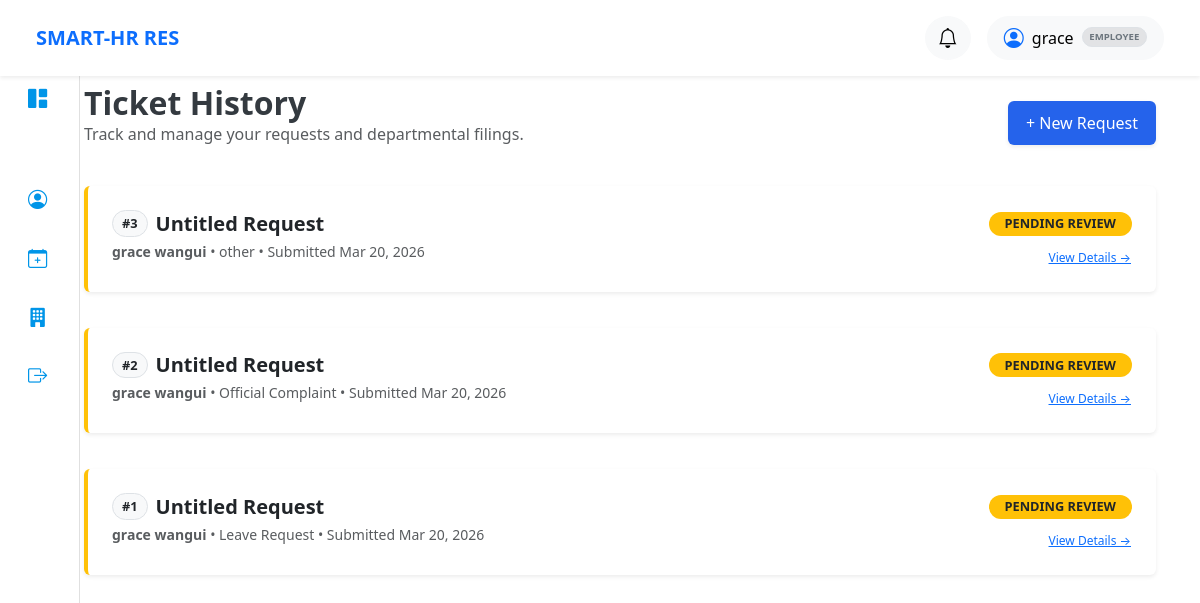
Before: /tickets/ (signed in) with the older database file.
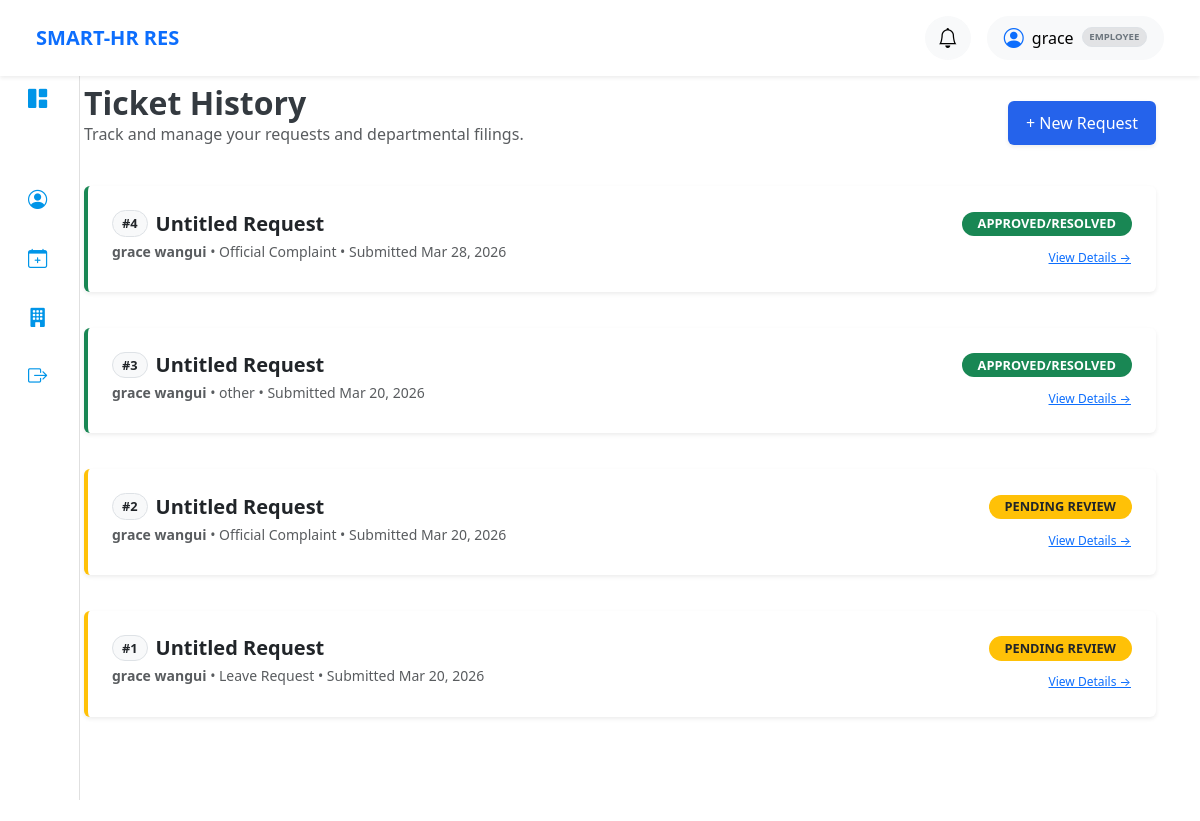
After: the same page with the newer database file.
### core/models.py (models this page shows, shortened)
class Ticket(models.Model):
    employee = models.ForeignKey(Employee, on_delete=models.CASCADE, related_name='tickets')
    category = models.CharField(max_length=20, choices=TICKET_TYPES, default='leave')
    status = models.CharField(max_length=20, choices=TICKET_STATUS, default='pending')
    subject = models.CharField(max_length=200)
    description = models.TextField()
    start_date = models.DateField(null=True, blank=True)
    end_date = models.DateField(null=True, blank=True)
    created_at = models.DateTimeField(auto_now_add=True)
    admin_comment = models.TextField(null=True, blank=True, help_text="Reason for rejection or approval notes")
    is_confidential = models.BooleanField(default=False, help_text="Hide from Department Managers")

class Employee(models.Model):
    user = models.OneToOneField(
        settings.AUTH_USER_MODEL,
        on_delete=models.CASCADE,
        related_name='employee'
    )
    department = models.ForeignKey(
        Department,
        on_delete=models.SET_NULL,
        null=True,
        blank=True,
        related_name='employees'
    )
    position = models.CharField(max_length=200)

class CustomUser(AbstractUser):
    ROLE_CHOICES = (
        ('admin', 'HR / Admin'),
        ('manager', 'Department Manager'),
        ('employee', 'Employee'),
    )
    role = models.CharField(
        max_length=10,
        choices=ROLE_CHOICES,
        default='employee'
    )

### core/views.py (the view)
# urls.py: path('tickets/', views.ticket_list, name='ticket_list'),
@role_required(['employee', 'manager'])
def ticket_list(request):
    tickets = Ticket.objects.filter(employee__user=request.user).order_by('-created_at')
    return render(request, 'core/ticket_list.html', {'tickets': tickets})

### core/templates/core/ticket_list.html (shortened to what this page needs)
{% extends 'base.html' %}
{% block content %}
<div class="container py-5">
    <div class="d-flex justify-content-between align-items-center mb-4">
        <div>
            <h2 class="fw-bold mb-0">Ticket History</h2>
            <p class="text-muted">Track and manage your requests and departmental filings.</p>
        </div>
        <a href="{% url 'create_ticket' %}" class="btn btn-primary shadow-sm">+ New Request</a>
    </div>
    <div class="row">
        {% for ticket in tickets %}
        <div class="col-12 mb-3">
            <div class="ticket-card shadow-sm p-4 bg-white rounded border-start border-4
                {% if ticket.status == 'pending' %}border-warning
                {% elif ticket.status == 'approved' %}border-success
                {% else %}border-danger{% endif %}">
                <div class="d-flex justify-content-between align-items-start">
                    <div>
                        <div class="d-flex align-items-center mb-1">
                            <span class="badge bg-light text-dark border me-2">#{{ ticket.id }}</span>
                            <h5 class="fw-bold mb-0">{{ ticket.subject|default:"Untitled Request" }}</h5>
                        </div>
                        <p class="text-muted small mb-0">
                            <strong>{{ ticket.employee.user.get_full_name|default:ticket.employee.user.username }}</strong>
                            • {{ ticket.get_category_display }}
                            • Submitted {{ ticket.created_at|date:"M d, Y" }}
                        </p>
                    </div>
                    <div class="text-end">
                        <span class="badge rounded-pill {% if ticket.status == 'pending' %}bg-warning text-dark{% elif ticket.status == 'approved' %}bg-success text-white{% else %}bg-danger text-white{% endif %} px-3">
                            {{ ticket.get_status_display|upper }}
                        </span>
                        <div class="mt-2">
                            <a href="{% url 'ticket_detail' ticket.id %}" class="btn btn-sm btn-link text-primary p-0">
                                View Details →
                            </a>
                        </div>
                    </div>
                </div>
            </div>
        </div>
        {% empty %}
        <div class="col-12 text-center py-5">
            <i class="bi bi-inbox fs-1 text-muted"></i>
            <p class="text-muted mt-2">No tickets found in this category.</p>
        </div>
        {% endfor %}
    </div>
</div>
{% endblock %}

Changed rows visible on the page:
added Ticket: id "4", subject "Untitled Request", employee.user.get_full_name "grace wangui", category "Official Complaint", created_at "Mar 28, 2026", status "APPROVED/RESOLVED"
changed Ticket "other": status "PENDING REVIEW" → "APPROVED/RESOLVED"
